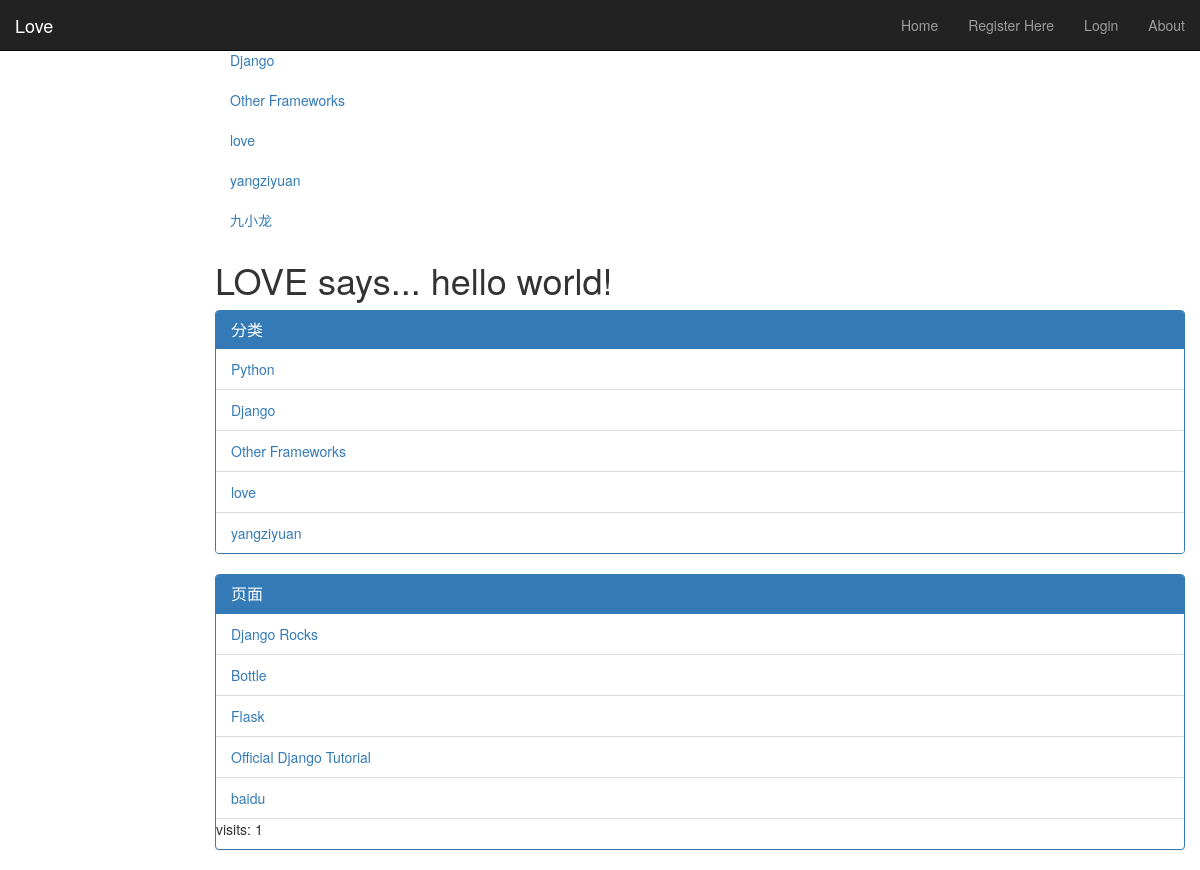
The app's page /love/, older data.
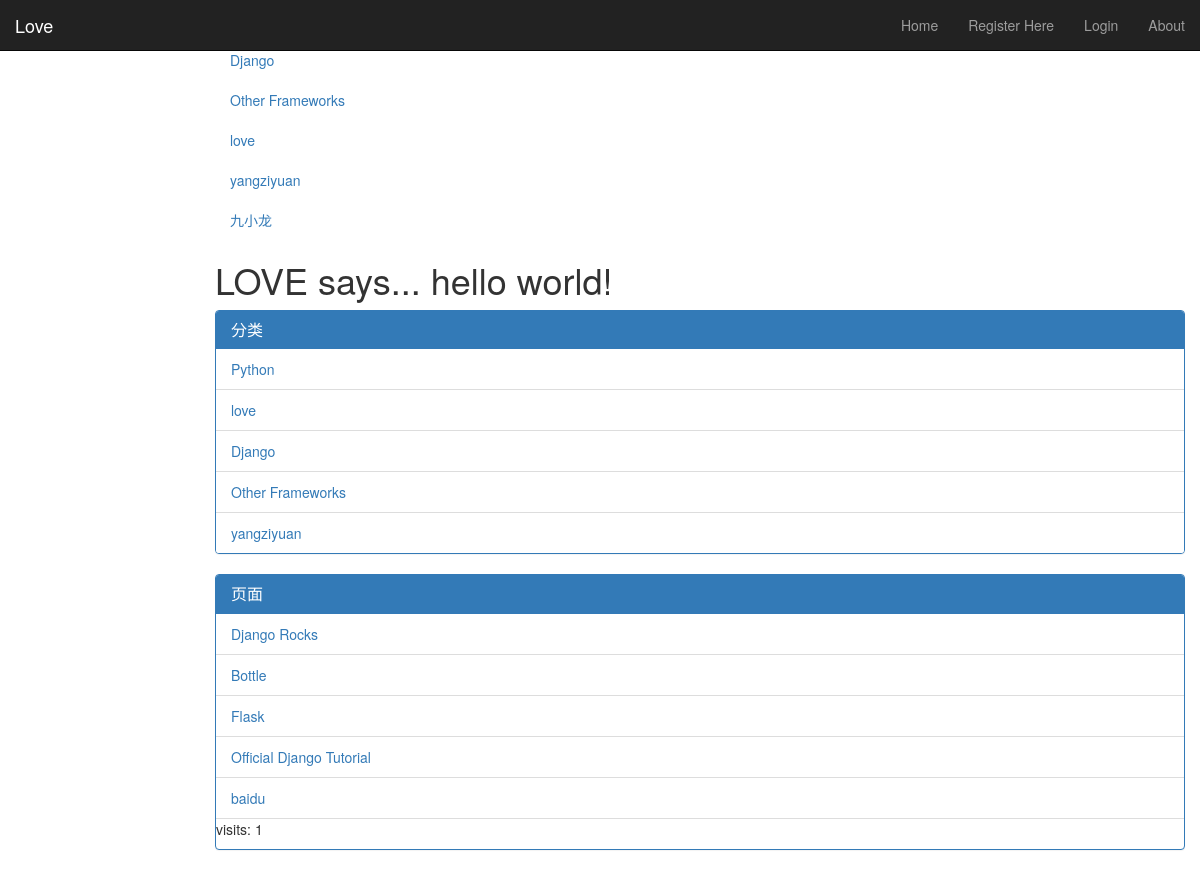
The same page, newer data.
### love/models.py (models this page shows, shortened)
class Category(models.Model):
    name = models.CharField(max_length=128, unique=True)
    views = models.IntegerField(default=0)
    likes = models.IntegerField(default=0)
    slug = models.SlugField(unique=True)

class Page(models.Model):
    category = models.ForeignKey(Category)
    title = models.CharField(max_length=128)
    url = models.URLField()
    views = models.IntegerField(default=0)

### love/views.py (the view)
def index(request):
    category_list = Category.objects.order_by('-likes')[:5]
    page_list = Page.objects.order_by('-views')[:5]
    context_dict = {'categories': category_list, 'pages': page_list}
    visits = request.session.get('visits')
    if not visits:
        visits = 1
    reset_last_visit_time = False
    last_visit = request.session.get('last_visit')
    if last_visit:
        last_visit_time = datetime.strptime(last_visit[:-7], "%Y-%m-%d %H:%M:%S")
        if (datetime.now() - last_visit_time).days > 1:
            visits += 1
            reset_last_visit_time = True
    else:
        reset_last_visit_time = True
    if reset_last_visit_time:
        request.session['last_visit'] = str(datetime.now())
        request.session['visits'] = visits
    context_dict['visits'] = visits
    response = render(request, 'love/index.html', context_dict)
    return response

### love/templatetags/love_extras.py (called while the page is built)
@register.inclusion_tag('love/cats.html')
def get_category_list(cat=None):
    return {'cats': Category.objects.all(), 'act_cat': cat}

### templates/love/index.html (shortened to what this page needs)
{% extends 'base.html' %}
{% load staticfiles %}
{% block body_block %}
        {% if user.is_authenticated %}
        <div class="page-header">
        <h1>LOOVE网欢迎你:{{ user.username }}!</h1>
        {% else %}
        <h1>LOVE says... hello world!</h1>
        {% endif %}
        </div>
        <div class="panel panel-primary">
            <div class="panel-heading">
               <h3 class="panel-title">分类</h3>
       </div>
        {% if categories %}
            <ul class="list-group">
                {% for category in categories %}
                <li class="list-group-item"><a href="{% url 'category'  category.slug %}">{{ category.name }}</a></li>
                {% endfor %}
            </ul>
        {% else %}
            <strong>There are no categories present.</strong>
        {% endif %}
        </div>
            <div class="panel panel-primary">
            <div class="panel-heading">
              <h3 class="panel-title">页面</h3>
        </div>
        {% if pages %}
        <ul class="list-group">
            {% for page in pages %}
             <li class="list-group-item"><a href="{{page.url}}">{{ page.title }}</a></li>
            {% endfor %}
        </ul>
        {% else %}
            <strong>There are no categories present.</strong>
        {% endif %}
        <p> visits: {{ visits }}</p>
{% endblock %}

### templates/love/cats.html
{% if cats %}
    <ul class="nav nav-sidebar">
    {% for c in cats %}
        {% if c == act_cat %}
            <li  class="active" ><a href="/love/category/{{ c.slug }}">{{ c.name }}</a></li>
            {% else  %}
            <li><a href="/love/category/{{ c.slug }}">{{ c.name }}</a></li>
        {% endif %}
    {% endfor %}
{% else %}
    <li> <strong >There are no category present.</strong></li>
    </ul>
{% endif %}

Row changes from the older to the newer data that the page shows:
changed Category "love": moves up the list
